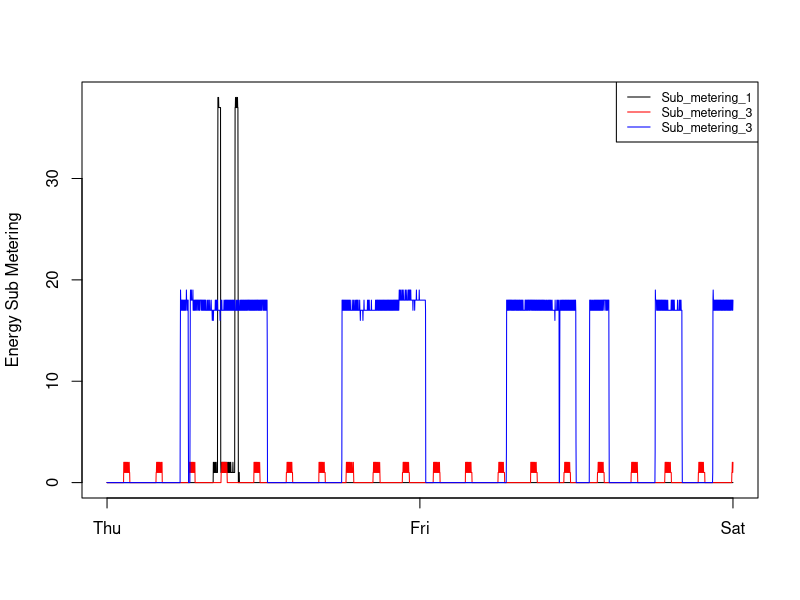

This chart was generated by the following R code:
## Assuming household_power_consumption 1 - 2 Feb.csv in the current directory


plot3 <- read.csv("household_power_consumption 1 - 2 Feb.csv", sep=";")

SM1 <- plot3$Sub_metering_1
SM2 <- plot3$Sub_metering_2
SM3 <- plot3$Sub_metering_3


plot(SM1,         type = "l",   xlab = "", ylab = "Energy Sub Metering", xaxt="n")
axis(1 , at=c(1, nrow(plot3)/2, nrow(plot3)), labels= c('Thu','Fri','Sat'))
lines(SM2,  col="red")
lines(SM3,  col="blue")
legend('topright', c('Sub_metering_1','Sub_metering_3','Sub_metering_3'), 
       lty=1, col=c('black','red','blue'), cex=.75)

dev.copy(png, 'plot3.png')
dev.off()

